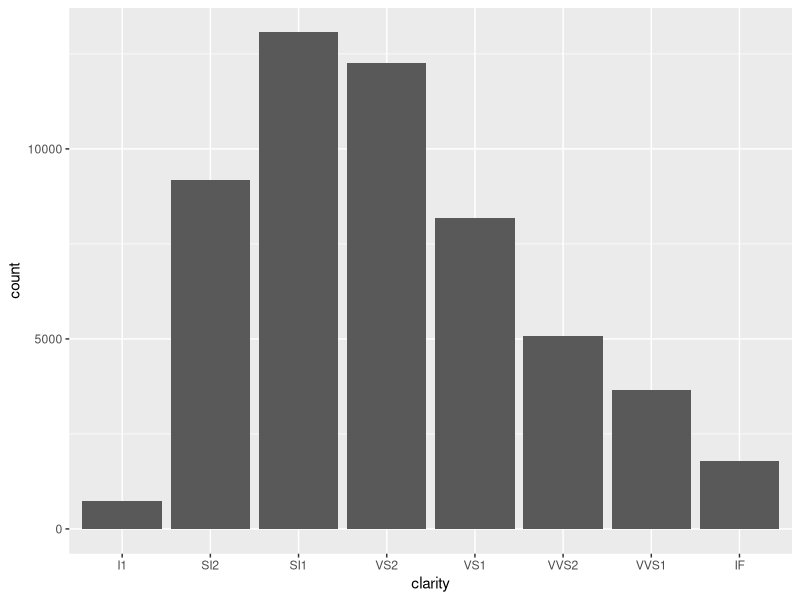
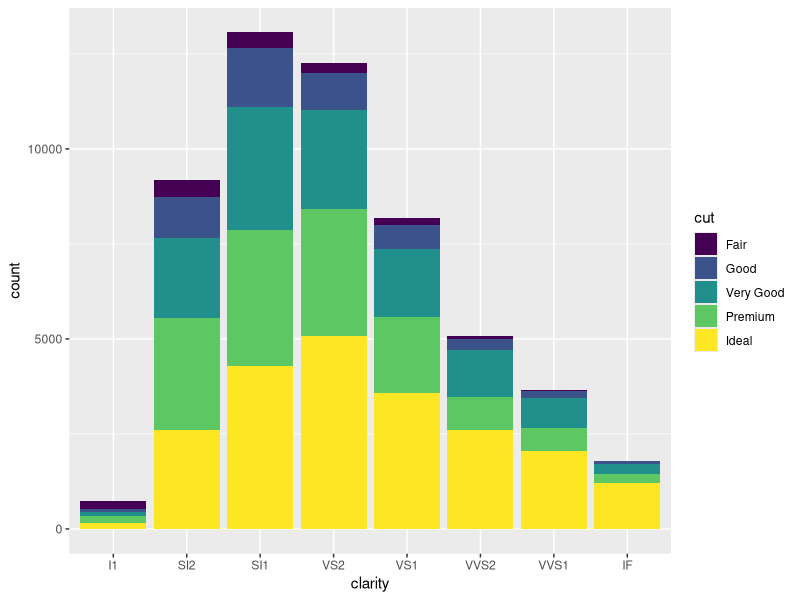
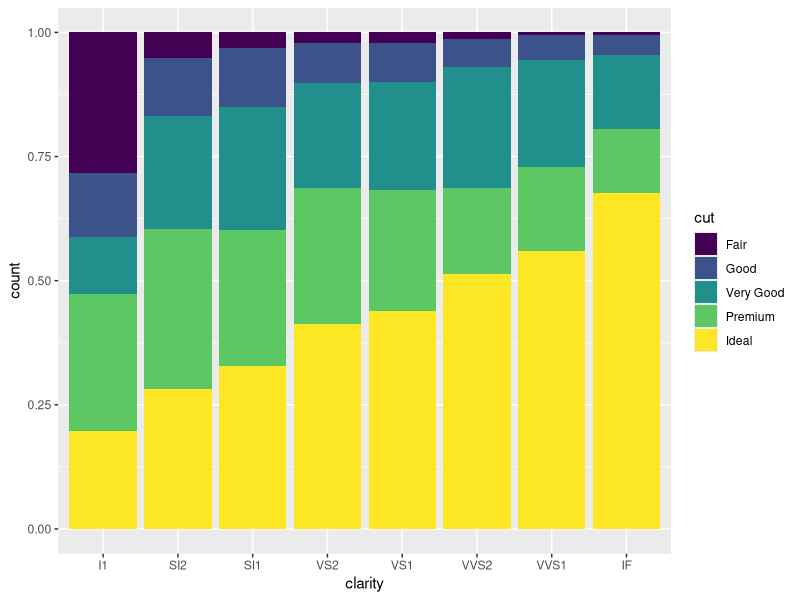
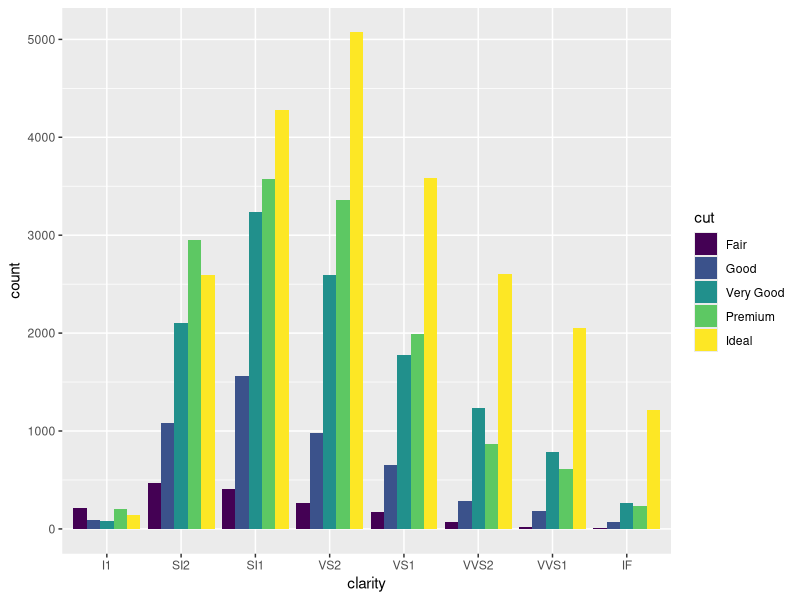

Source code (R) for these figures, in order:
# Draw a bar chart of clarity
# Extend it to explore the cut

library(ggplot2)

ggplot(diamonds,aes(x=clarity))+geom_bar()

ggplot(diamonds,aes(x=clarity,fill=cut))+geom_bar()

ggplot(diamonds,aes(x=clarity,fill=cut))+geom_bar(position = "fill")

ggplot(diamonds,aes(x=clarity,fill=cut))+geom_bar(position = "dodge")


